Frame 1 (no input): blank canvas, image omitted
Frame 60 (no input): blank canvas, image omitted
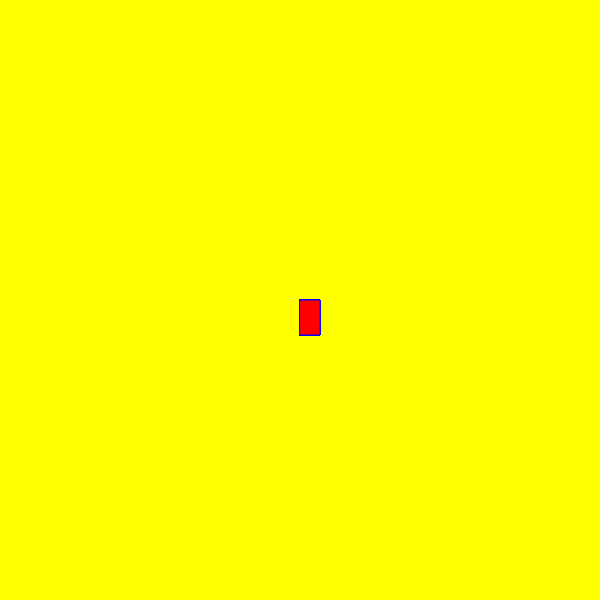
Frame 120 (the mouse pressed at the canvas centre since frame 60)

The p5.js sketch whose frames 1 and 60 were blank and that drew this single picture after the mouse press (run headless with seeded random() and noise() and a simulated clock; from frame 60 on, the mouse is pressed at the canvas centre):

// p5.js sketch
// ── sketch.js
function setup() {
    createCanvas(600, 600);
    background("yellow");
  }
  
  function draw() {
    stroke("blue");
    fill("red");
  
    // console.log(mouseIsPressed)
  
    if (mouseIsPressed) {
      rect(mouseX, mouseY, 20, 35);
    }
  }
